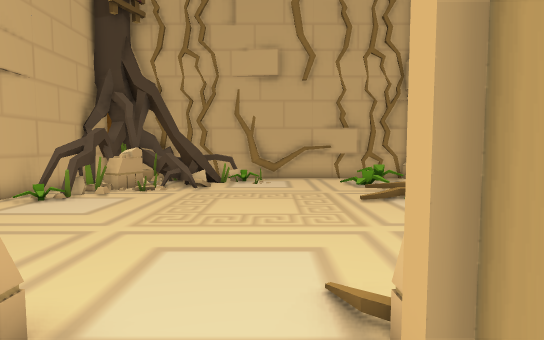
View 1 (above)

12 first-person views from a walk through a Unity game level. The camera is 1.5 m above the floor, tilts 4° down and sees 80° across. The floor is counted in squares, 1 m on a side. Each view is taken from the middle of a square. On the plan, view 1 faces up. The plan holds only what a view shows up to about 15 squares ahead; the rest is blank. The place goes on beyond the plan. Some animated figures are left out.

View 2
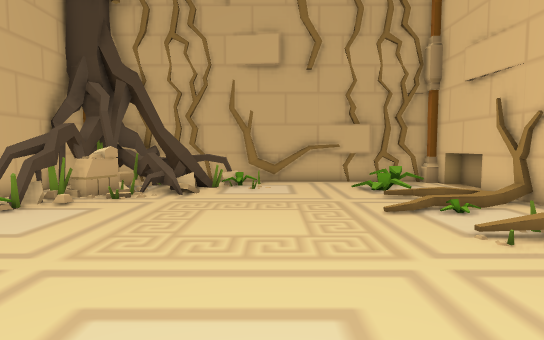

View 3
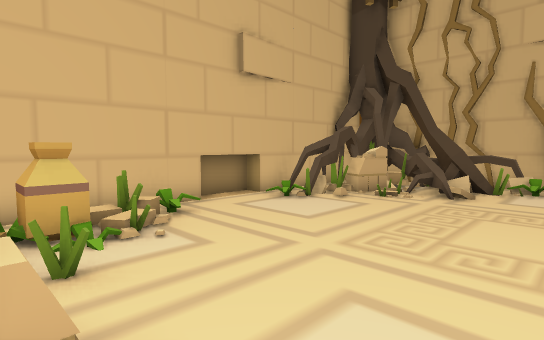

View 4
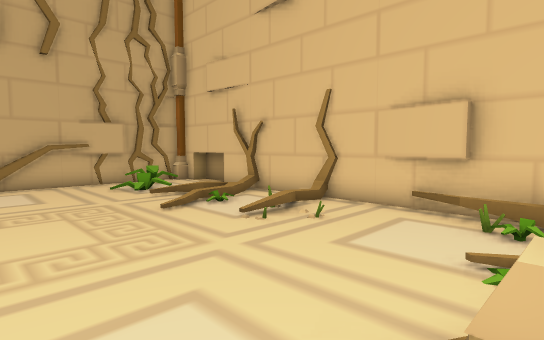

View 5
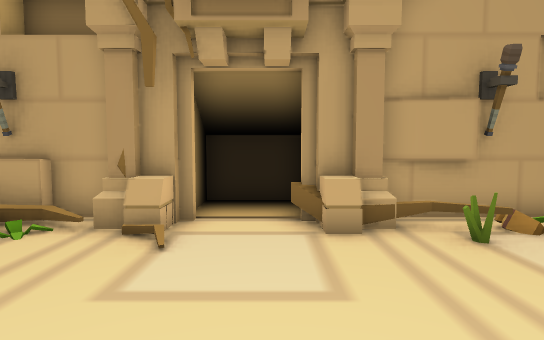

View 6
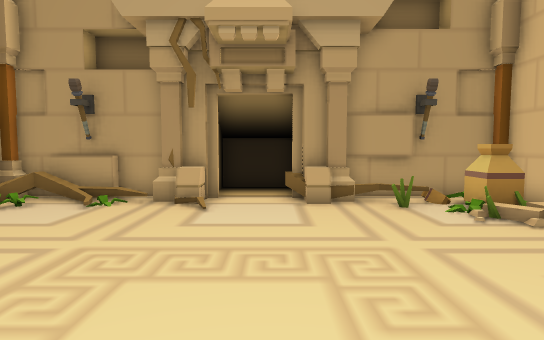

View 7
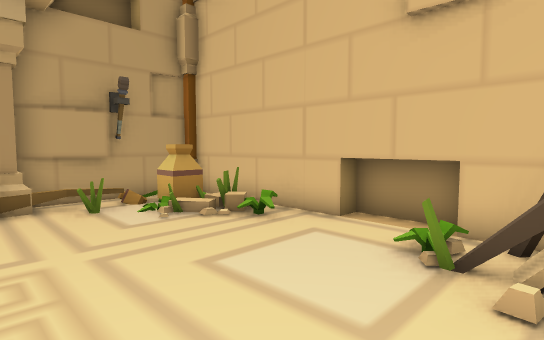

View 8
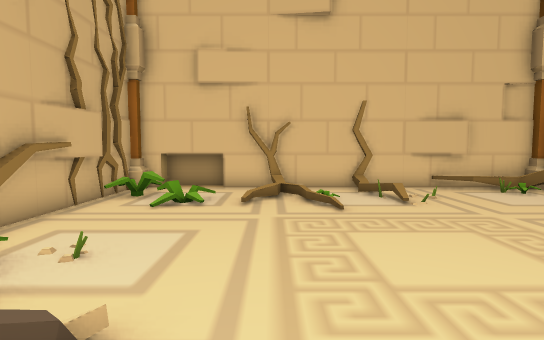

View 9
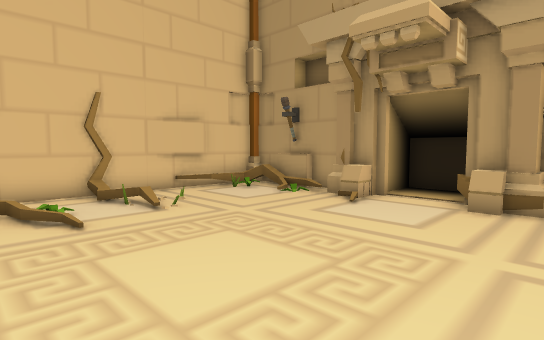

View 10
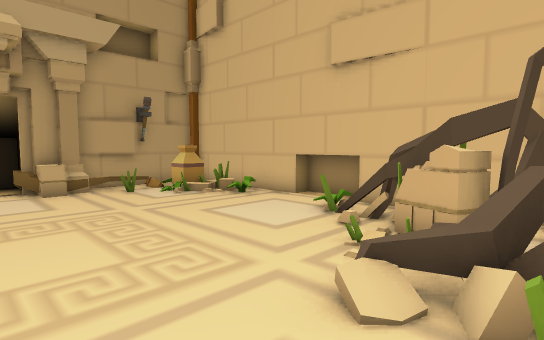

View 11
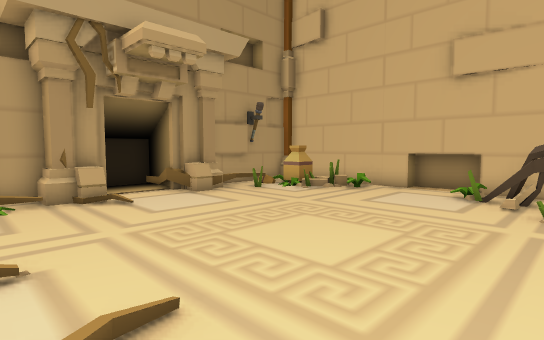

View 12
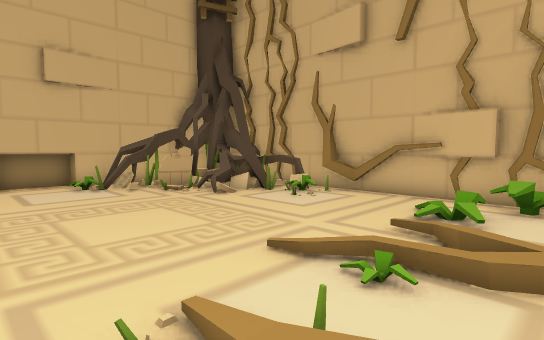

### Floor plan
Key: @ floor where view 1 was taken; # wall or solid block; . floor; / step, stairs or slope; = window, fence, low wall or low ledge; ^ raised ledge; P plant; A vase; O other object.
Columns run from 8 left of view 1 to 7 right of it. Each row starts with its distance up from view 1.
 16      ###########
 15     ###P.....P.#
 14  #####=.....P..#
 13  ##O==.........#
 12 ##OO......../..#
 11 ###..........//#
 10 #PP.........//.#
  9 #...........P..#
  8 #.............O#
  7 #..............#
  6 #..............#
  5 #P ............#
  4 #AP............#
  3 #PP.P.........P#
  2 #PP#/#=..^#P..=#
  1 #######..#######
  0       #.@#
 -1       ####

Where each view was taken, in squares from view 1:
view 1: 0 up, 0 right, facing up
view 2: 2 up, 0 right, facing up
view 3: 2 up, 0 right, facing up-left
view 4: 2 up, 1 left, facing up-right
view 5: 8 up, 1 left, facing down
view 6: 11 up, 1 left, facing down
view 7: 11 up, 2 left, facing down-left
view 8: 11 up, 5 left, facing right
view 9: 11 up, 4 left, facing down-right
view 10: 14 up, 0 right, facing down-left
view 11: 12 up, 4 right, facing down-left
view 12: 6 up, 6 right, facing up-left
